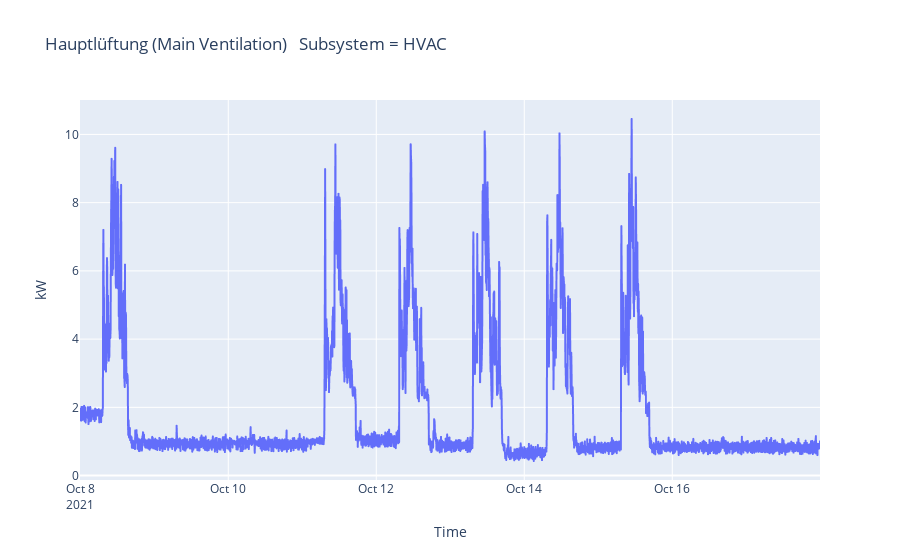

The notebook cell saved with this chart:
### Code cell
px.line(
    x=df_1T.index, y=df_1T.kw, 
    title='Hauptlüftung (Main Ventilation) \n Subsystem = HVAC',
    labels={
        'x': 'Time',
        'y': 'kW'
    })

### Figure 1 — Plotly figure (JSON) as saved in the notebook; plotly's stock layout.template omitted (floating-point values rounded to 4 significant figures; data arrays with more than 128 entries replaced by an {"elided": "..."} marker saying what was removed)
{"data": [{"hovertemplate": "Time=%{x}<br>kW=%{y}<extra></extra>", "legendgroup": "", "line": {"color": "#636efa", "dash": "solid"}, "marker": {"symbol": "circle"}, "mode": "lines", "name": "", "showlegend": false, "type": "scattergl", "x": {"elided": "2881 str values"}, "xaxis": "x", "y": {"elided": "2881 float values"}, "yaxis": "y"}], "layout": {"legend": {"tracegroupgap": 0}, "title": {"text": "Hauptlüftung (Main Ventilation) \n Subsystem = HVAC"}, "xaxis": {"anchor": "y", "domain": [0, 1], "title": {"text": "Time"}}, "yaxis": {"anchor": "x", "domain": [0, 1], "title": {"text": "kW"}}}}
